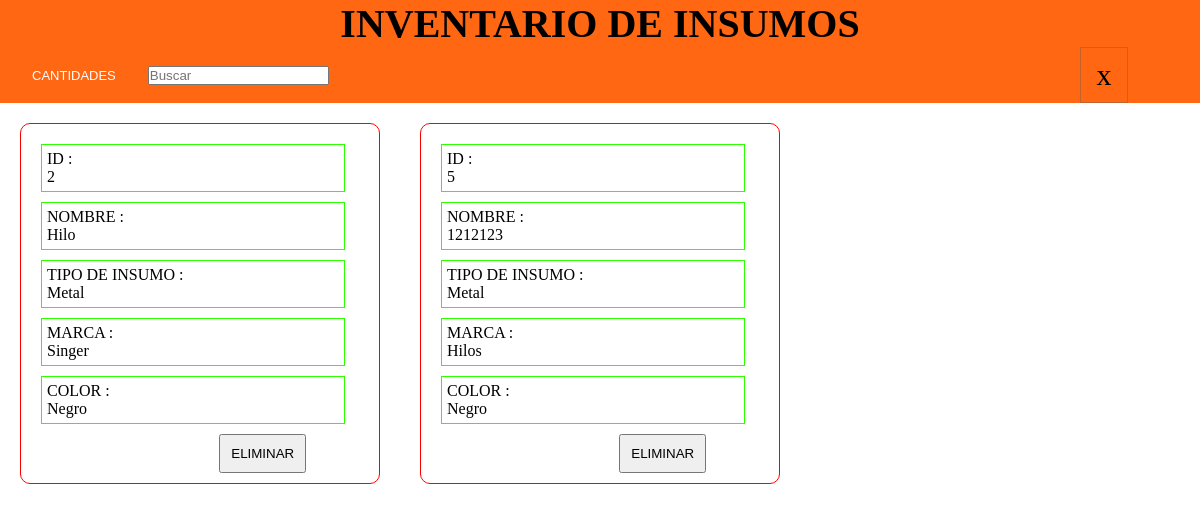
Page /inventarios/insumos.php (signed in) on the earlier database version.
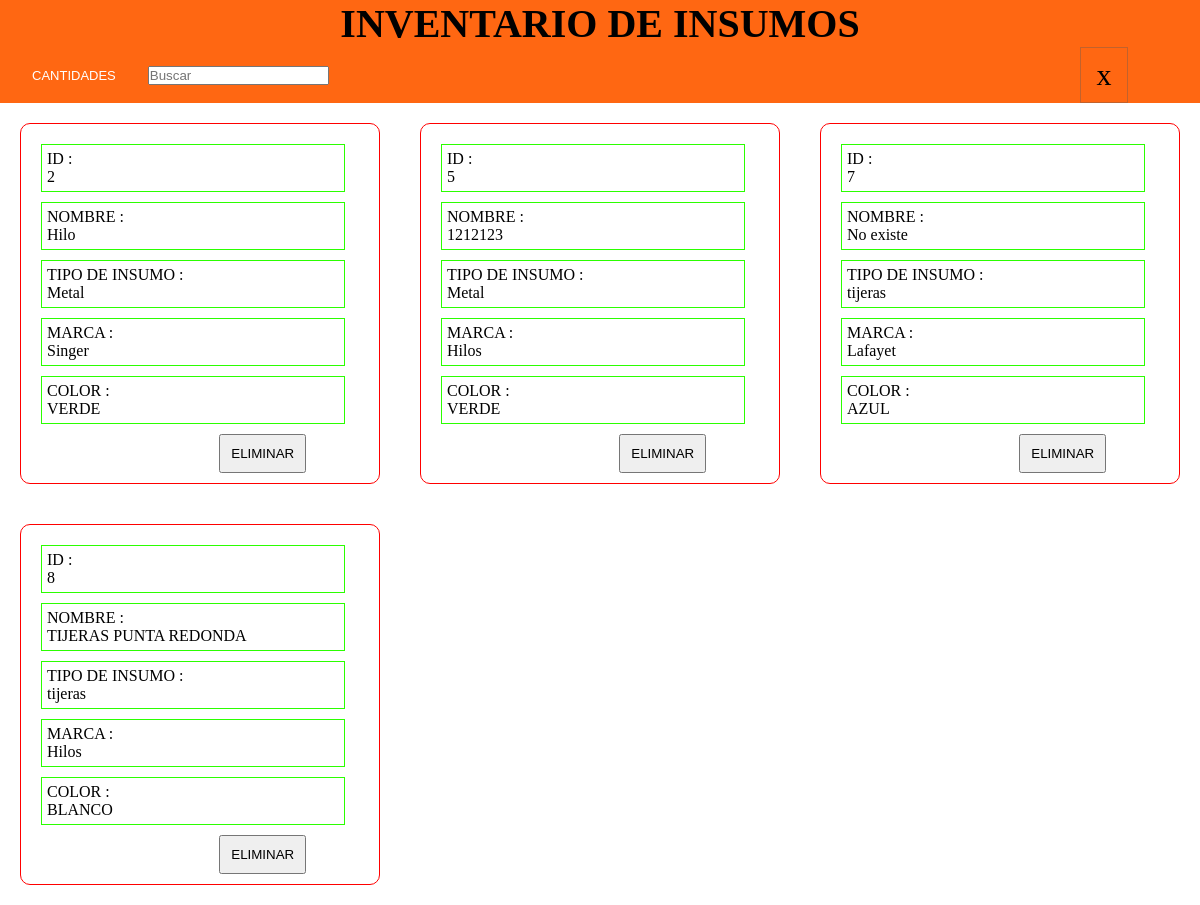
Same page on the later database version.
### tables this page shows
CREATE TABLE `insumo` (
  `ID_INSUMO` int(11) NOT NULL,
  `NOM_INSUMO` varchar(30) NOT NULL,
  `ID_TIP_INSUMO` int(11) NOT NULL,
  `ID_MARCA` int(11) NOT NULL,
  `ID_COLOR` int(11) NOT NULL
);

CREATE TABLE `tipo_insumo` (
  `ID_TIP_INSUMO` int(11) NOT NULL,
  `NOM_TIP_INSUMO` varchar(30) NOT NULL
);

CREATE TABLE `marca` (
  `ID_MARCA` int(11) NOT NULL,
  `NOM_MARCA` varchar(30) NOT NULL,
  `ID_TIP_MARCA` int(11) NOT NULL
);

CREATE TABLE `color` (
  `ID_COLOR` int(11) NOT NULL,
  `NOM_COLOR` varchar(30) NOT NULL
);

### inventarios/insumos.php (the view, shortened to what this page needs)
<?php
require_once('../php/conections/conexion.php');
?>
<!DOCTYPE html>
<html lang="en">
<head>
    <link rel="stylesheet" href="../css/inventarios/insumos.css">
</head>
<body>
    <header>
        <div class="titulohea">
            <h1>INVENTARIO DE INSUMOS</h1>
        </div>
        <div class="contenedorbotonesCrear">
            <div class="btn-m-users">
                <form action="" method="post" id="" >
                    <button id="cantidad" >CANTIDADES</button>
                </form>
                <form action="" method="POST" id="" class="">
                    <input type="number" name="docu" id="buscador-insumo" placeholder="Buscar">
                </form>
            </div>
            <div class="iconouserr">
                <a href="../users/admin/admin.php">
                <div>x </div>
            </a>
            </div>
        </div>
    </header>
    <main>
        <div class="contenedorCajaInventario">
        <?php
        $consulta = "SELECT ID_INSUMO,NOM_INSUMO,tipo_insumo.NOM_TIP_INSUMO,marca.NOM_MARCA,color.NOM_COLOR FROM insumo,tipo_insumo,marca,color WHERE insumo.ID_TIP_INSUMO=tipo_insumo.ID_TIP_INSUMO and insumo.ID_MARCA=marca.ID_MARCA and insumo.ID_COLOR=color.ID_COLOR";
        $consulta_insumos = mysqli_query($connection,$consulta);
        foreach ($consulta_insumos as $insumos){
    ?>
        <div class="contentdocumentosotras">
            <div class="documentosotras" >
                <div>ID :<p> <?=$insumos["ID_INSUMO"]?> </p></div>
                <div>NOMBRE  :<p> <?=$insumos["NOM_INSUMO"]?></p></div>
                <div>TIPO DE INSUMO :<p> <?=$insumos["NOM_TIP_INSUMO"]?> </p></div>
                <div>MARCA :<p> <?=$insumos["NOM_MARCA"]?></p></div>
                <div>COLOR :<p> <?=$insumos["NOM_COLOR"]?></p></div>
            </div>
            <div class="contentGeneralBtns">
                <div>
                    <form action="" method="post" id="" >
                        <button id="" class="eliminar">ELIMINAR</button>
                    </form>
                </div>
            </div>
        </div>
    <?php
    }
    ?>
      </div>
    </main>
</body>
</html>

Differences in the rows shown:
changed through a linked row, insumo "Hilo": ID_COLOR.NOM_COLOR "Negro" → "VERDE"
changed through a linked row, insumo id 5: ID_COLOR.NOM_COLOR "Negro" → "VERDE"
now on this page (row unchanged): insumo: ID_INSUMO "7", NOM_INSUMO "No existe", ID_TIP_INSUMO.NOM_TIP_INSUMO "tijeras", ID_MARCA.NOM_MARCA "Lafayet", ID_COLOR.NOM_COLOR "AZUL"
added insumo: ID_INSUMO "8", NOM_INSUMO "TIJERAS PUNTA REDONDA", ID_TIP_INSUMO.NOM_TIP_INSUMO "tijeras", ID_MARCA.NOM_MARCA "Hilos", ID_COLOR.NOM_COLOR "BLANCO"
